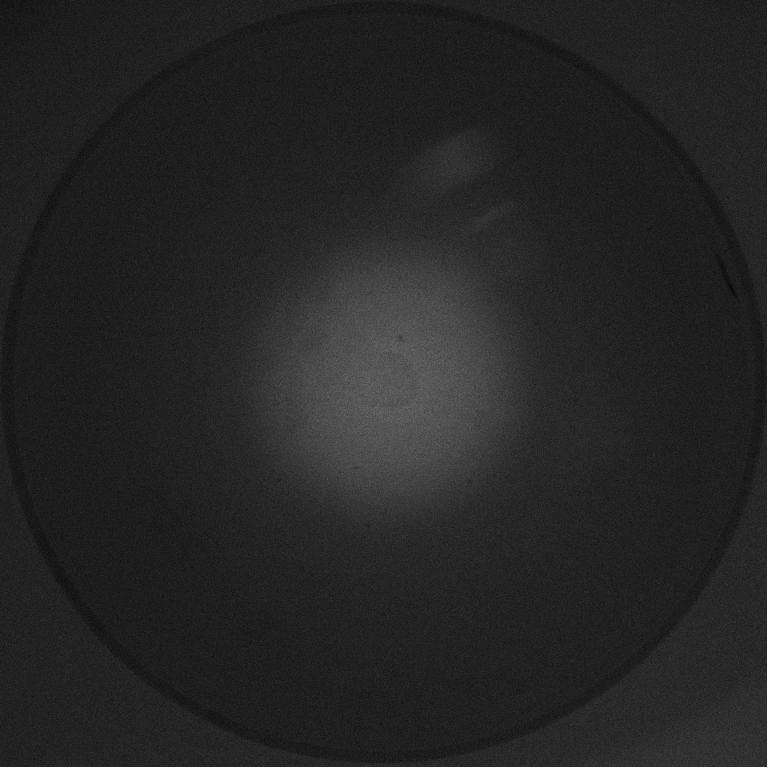
%> input picture Diffusion_estimation/actualrun20151101/pFNK202_12hours_150min_100ms_analyzed2.tif, 1535 x 1535 px (shown at 1/2 size)
$ octave Diffusion2016_FindMaximumLine3.m   (GNU Octave 9; MATLAB toolbox functions it lacks are replaced by stand-ins)
%> lines starting %> are read from the running program, lines starting %| are printed output that depends on the picture
% A program for loading and analyzing fluorescence image from Diffusion experiments.

% Challenges: (1) images may have different sizes; (2) the fluo intensity
% is not centered.

%NOTE:
%timeid=11-14: 12 hrs diffusion set
%timeid=21-24: 20 hrs diffusion set
%timeid=31-34: 28 hrs diffusion set
% subfold=503, plasmid responding to 3OC12HSL
% subfold=202, plasmid responding to C4HSL


for timeid=12:1:12
    subfold = 202 ;

    %row=510; %col=700;
    if mod(timeid,10)==1
        close all;
    end

    %time_series =[0, 2.9, 5.5, 9.25]; % experiment from my previous studies
    time_series = [0, 150, 300, 480]; % experiment from Nicholas studies

    % Frame shift
    if (subfold==503)
        shift(11:14)=[0, 0 , 0, 30];
        shift(21:24)=[0, 0 , 0, 0];
        shift(31:34)=[0, 0 , 0, -20];
    end

    if (subfold==202)
        shift(11:14)=[0, 3, 20, 10];
        shift(21:24)=[0, 3, 4, 3];
        shift(31:34)=[0, 3 , 3, 6];
    end

    %Record exposure time
    if subfold ==202
        %row=510;
        expo = 0.1 ;
    end
    if subfold ==503
        %row=480;
        expo = 0.2 ;
    end

    % Specify left, right and middle lines to the intensity figure.
    if subfold==202
        left1=120; % left line
        right1=1600-150; % right line
    elseif subfold==503
        left1=120; % left line
        right1=1600-230; % right line
    else
        ;
    end
    mid1=(left1+right1)./2; % middle line
    X_length = (right1-left1) ; % length of the space

    %%%%%%%%%%%%%%%%% Open the image files %%%%%%%%%%%%%%%%%%%%%%%%

    %Pathx=['.\Old_images\', num2str(subfold) '\'];
    Pathx=['.\ActualRun20151101\'];

    %pFNK202
    if (subfold == 202)
        switch timeid
            case 11
                name=['pFNK202_12hours_0min_100ms_analyzed2.tif'];
            case 12
                name=['pFNK202_12hours_150min_100ms_analyzed2.tif'];
            case 13
                name=['pFNK202_12hours_300min_100ms_analyzed2.tif'];
            case 14
                 name=['pFNK202_12hours_480min_100ms_analyzed2.tif'];
            case 21
                name=['pFNK202_20hours_480min_100ms_analyzed2.tif'];
            case 22
                name=['pFNK202_20hours_630min_100ms_analyzed2.tif'];
            case 23
                name=['pFNK202_20hours_780min_100ms_analyzed2.tif'];
            case 24
                name=['pFNK202_20hours_960min_100ms_analyzed2.tif'];
            case 31
                name=['pFNK202_28hours_960min_100ms_analyzed2.tif'];
            case 32
                name=['pFNK202_28hours_1110min_100ms_analyzed2.tif'];
            case 33
                name=['pFNK202_28hours_1260min_100ms_analyzed2.tif'];
            case 34
                name=['pFNK202_28hours_1440min_100ms_analyzed2.tif'];
            otherwise
                ;
        end
    end

    %pFNK503
    if (subfold == 503)
        switch timeid
            case 11
                name=['pFNK503_12hours_0min_200ms_analyzed2.tif'];
            case 12
                name=['pFNK503_12hours_150min_200ms_analyzed2.tif'];
            case 13
                name=['pFNK503_12hours_300min_200ms_analyzed2.tif'];
            case 14
                name=['pFNK503_12hours_480min_200ms_analyzed2.tif'];
            case 21
                name=['pFNK503_20hours_480min_200ms_analyzed2.tif'];
            case 22
                name=['pFNK503_20hours_630min_200ms_analyzed2.tif'];
            case 23
                name=['pFNK503_20hours_780min_200ms_analyzed2.tif'];
            case 24
                %name=['pFNK503_20hours_960min_200ms_analyzed2.tif'];
                %name=['pFNK503_20hours_960min_200ms_analyzed2-1.tif'];
                %name=['pFNK503_20hours_960min_200ms_analyzed2-2.tif'];
                name=['pFNK503_20hours_960min_200ms_analyzed2-3.tif'];
            case 31
                name=['pFNK503_28hours_960min_200ms_analyzed2.tif'];
            case 32
                name=['pFNK503_28hours_1110min_200ms_analyzed2.tif'];
            case 33
                name=['pFNK503_28hours_1260min_200ms_analyzed2.tif'];
            case 34
                name=['pFNK503_28hours_1440min_200ms_analyzed2.tif'];
            otherwise
                ;
        end
    end


    % Read the image file
    filedex = [Pathx, name];
    Pic = imread(filedex);
%> Pic is the input picture: size 1535x1535x3 uint8; mean R, G, B 37.2, 37.2, 37.2

    Pd = double(Pic) ;

    size(Pd)
%> ans = [1535 1535 3]

    % Convert the image to gray scale
    PicGray=rgb2gray(Pic);

    figure(102);
    imshow(PicGray);

    %%%%%%%%%%%%%%%%%%%%%%%%%%%%%%%%%%%%%%%%%%%%%%%%%%%%%%
    % figure,
    % imshow(Pic,'InitialMagnification', 'fit');
    %%%%%%%%%%%%%%%%%%%%%%%%%%%%%%%%%%%%%%%%%%%%%%%%%%%%%%


    % row=480;
    % col=700;
    Nxy=size(Pd);
%> Nxy = [1535 1535 3]

    color=['r', 'm', 'g', 'b', 'k', 'c', 'y'];
    %       1    2    3    4    5    6    7

    %space= [1:size(Pd,2)]-shift(timeid);
    %space= [1:size(PicGray,2)]-shift(timeid);

    ShiA = 3*2;
    Shi_size = ShiA/3;
    col_ind = 0;
    tot_color = [];
    tot_PicGray = zeros(1, length(PicGray(1,:)));

    for shifter = -ShiA:Shi_size:ShiA
        col_ind = col_ind + 1;
        space= [1:size(PicGray,2)]; % space as the column length of the image
        % If need a normalization in space, "space" shall be scaled.

        row0 = floor(size(PicGray,1)/2); % half of the row length of the image (i.e., middle of the horizontal direction of the imge)
        row_shifted = row0 + shifter; % scan around the middle horizontal line

        figure(10); hold on; % plot the scanned lines around the horizontal middle
        plot(space,PicGray(row_shifted,:),[color(col_ind)]);

% [6 lines of commented-out code are left out]


        tot_color = [tot_color, sum(PicGray(row_shifted,:))./length(PicGray(row_shifted,:))];
        tot_PicGray = tot_PicGray + double(PicGray(row_shifted,:));

        figure(20);
        subplot(3,3,col_ind);
        plot(space,PicGray(row_shifted,:),[color(col_ind)]);
        Ylimit = max(PicGray(row_shifted,:));
        %axis([0 max(space) 0 200]);

        figure(25);
        hold on;
        plot(space,PicGray(row_shifted,:),[color(col_ind)]);
        Ylimit = max(PicGray(row_shifted,:));

        grid on;
    end
%> this loop made 7 passes
%> tot_color on passes 1 to 7: 48.53, [48.53 48.71], [48.53 48.71 48.91], [48.53 48.71 48.91 48.41], [48.53 48.71 48.91 48.41 48.58], [48.53 48.71 48.91 48.41 48.58 48.77], [48.53 48.71 48.91 48.41 48.58 48.77 48.49]
%> after the loop, col_ind = 7; tot_PicGray = 1535 values, max 1785 at index 1535, min 158 at index 19, mean 340.4
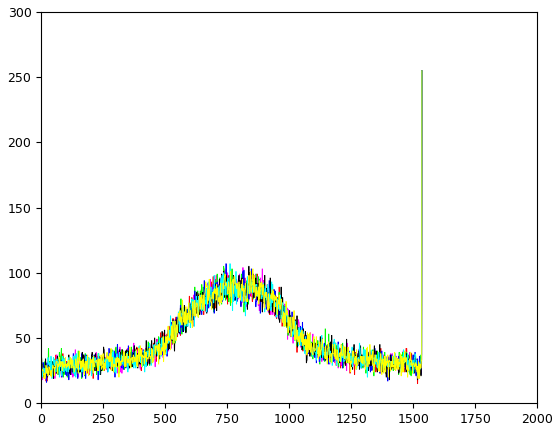
%> figure redrawn from the program's plot data; curve peaks at x = 1535, y = 255
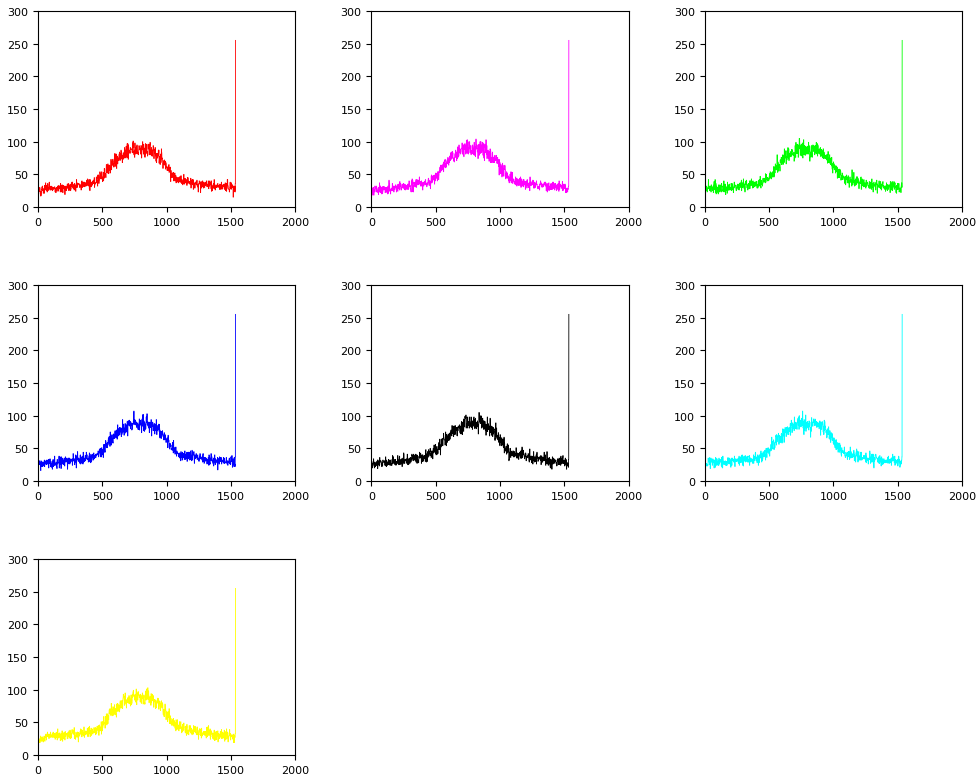
%> figure redrawn from the program's plot data, 7 panels; panel 1: curve peaks at x = 1535, y = 255
    %hold on;
    box on;
%> figure, not shown here; curve peaks at x = 1535, y = 255

    %Plot the averaged fluo intensity
    figure(30)
    hold on;
    space2= [1:size(PicGray,2)]+shift(timeid);
%> space2 = 1535 values from 4 to 1538
    meanPicGray = tot_PicGray./(2*ShiA/Shi_size +1);
%> meanPicGray = 1535 values, max 255 at index 1535, min 22.57 at index 19, mean 48.63
    mean_color = ['r', 'm', 'g', 'b'];
    color_ind = mean_color(mod(timeid,10));
    plot(space2,meanPicGray,color_ind);
    grid on;
    box on;
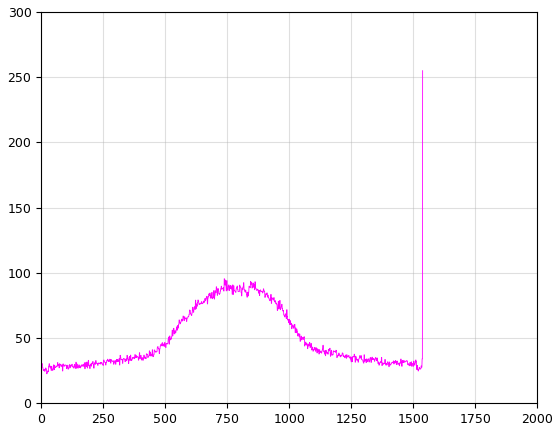
%> figure redrawn from the program's plot data; curve peaks at x = 1538, y = 255

    %%%%%%%%%%%%%%%%%%%%%%%%%%%%%%%%%%%%%%%%%%%%%%%%%%%%%%%%%%%%%%%%%%%%%
    Jleft = find(space2==left1);
%> Jleft = 117
    Jright = find(space2==right1);
%> Jright = 1447
    Xnorm1 = space2(Jleft:Jright);
%> Xnorm1 = 1331 values from 120 to 1450
    Ynorm1 = meanPicGray(Jleft:Jright);
%> Ynorm1 = 1331 values, max 95.43 at index 619, min 26.43 at index 57, mean 51.53
    figure (40)
    hold on; plot(Xnorm1, Ynorm1,color_ind);
    grid on; box on;
%> after `box on`:
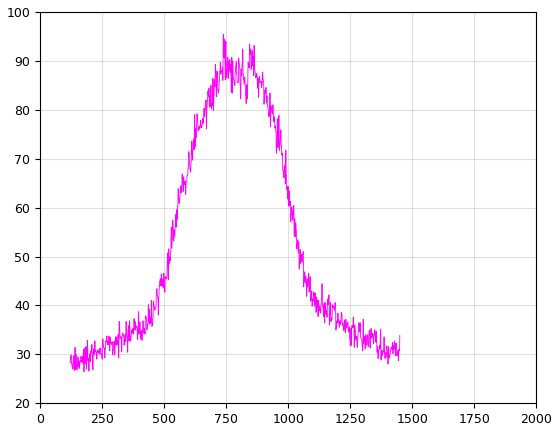
%> figure redrawn from the program's plot data; curve peaks at x = 738, y = 95.43

    figure (41)
    Xnorm2 = Xnorm1-mid1;
%> Xnorm2 = 1331 values from -665 to 665
    hold on; plot(Xnorm2,Ynorm1,color_ind);
    grid on; box on;
    axis([(left1-mid1) (right1-mid1) 0 300]);
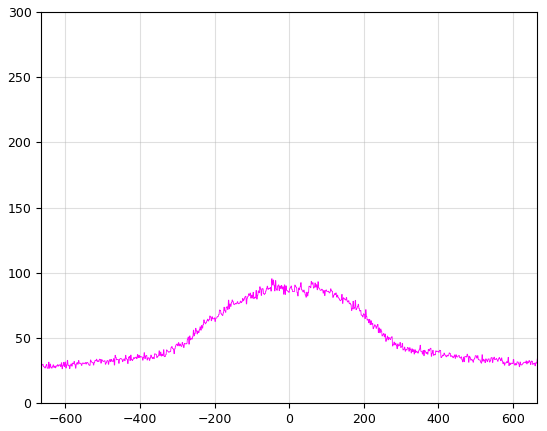
%> figure redrawn from the program's plot data; curve peaks at x = -47, y = 95.43

    figure (42)
    Xnorm3 = Xnorm2/(X_length/2);
    hold on; plot(Xnorm3,Ynorm1,color_ind);
    grid on; box on;
    axis([(left1-mid1)/(X_length/2) (right1-mid1)/(X_length/2) 0 300]);
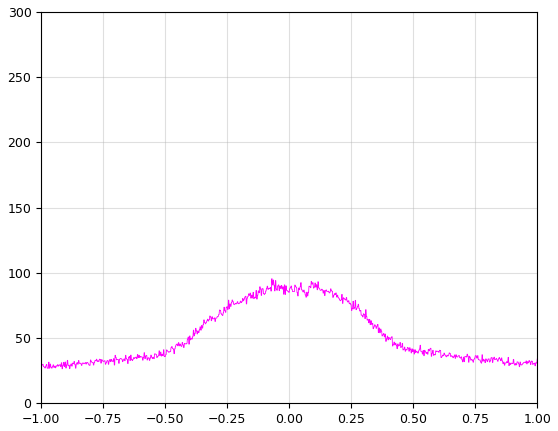
%> figure redrawn from the program's plot data; curve peaks at x = -0.0707, y = 95.43

    figure (43)
    % Find the scaling factor from pixals to dimension (cm)
    if (subfold == 202)
        plate_pixal = 1525;
    elseif (subfold == 503)
        plate_pixal = 1465;
    end
    plate_diameter = 9 ; % 9 cm plate
    Xnorm4 = Xnorm2*plate_diameter/plate_pixal;
    hold on; plot(Xnorm4,Ynorm1,color_ind);
    grid on; box on;
    %axis([(left1-mid1)/(X_length/2) (right1-mid1)/(X_length/2) 0 300]);
    axis([-4 4 0 260])


% [17 lines of commented-out code are left out]
    [M,I] = max(tot_color);
%> M = 48.91; I = 3

    title(['AHL diffusion. Exp.:  pFNK=', ...
        num2str(subfold)  ', expo=' num2str(expo) ] );
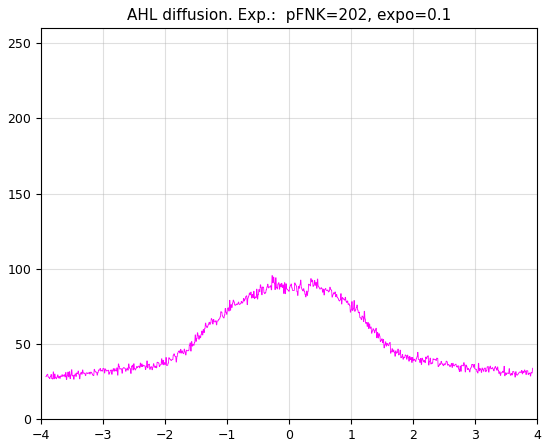
%> figure redrawn from the program's plot data; curve peaks at x = -0.277, y = 95.43

    %Save data into a file.
    fp=fopen(['.\ActualRun20151101\' num2str(subfold), '-', num2str(timeid), '.txt'],'wt');
    for j=1:size(Ynorm1,2)
        %fprintf(fp, '%d\t%d\n',space(j),Pd(row,j));
        %fprintf(fp, '%d\t%d\n',space(j),Pd(row,j));
        fprintf(fp, '%d\t%d\n',Xnorm4(j),Ynorm1(j));
    end
    fclose(fp);

    size(PicGray);

end


figure(30);
x1=[left1, left1];
y1=[0, 300];
hold on;    plot(x1, y1, 'k','linewidth', 2.0);
x1=[right1, right1];
y1=[0, 300];
hold on;    plot(x1, y1, 'k','linewidth', 2.0);
x1=[mid1, mid1];
y1=[0, 300];
hold on;    plot(x1, y1, 'y','linewidth', 2.0);

$ run again, with Diffusion_estimation/actualrun20151101/pFNK503_20hours_960min_200ms_analyzed2.tif copied over Diffusion_estimation/actualrun20151101/pFNK202_12hours_150min_100ms_analyzed2.tif
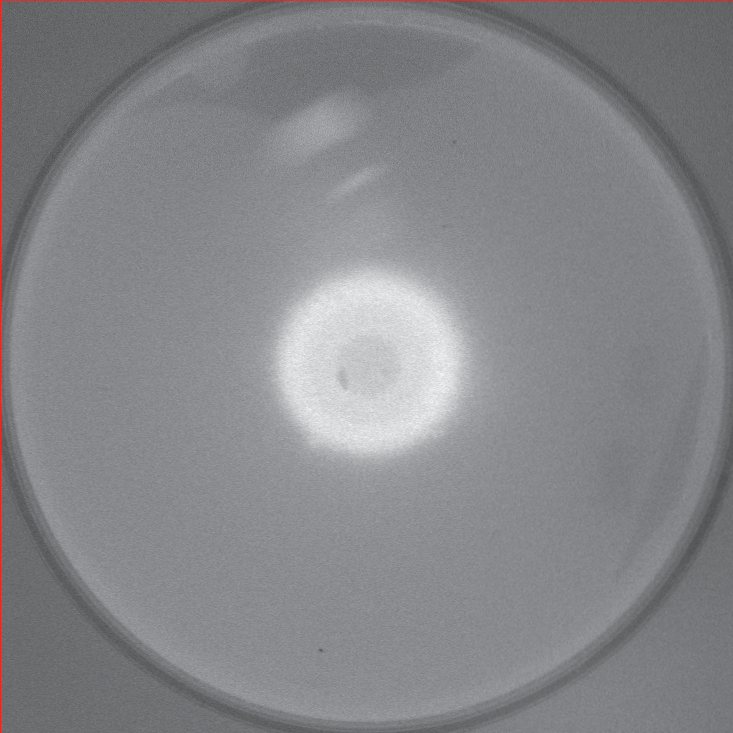
%> input picture Diffusion_estimation/actualrun20151101/pFNK503_20hours_960min_200ms_analyzed2.tif, 1466 x 1465 px (shown at 1/2 size)
%> Pic is the input picture: size 1465x1466x3 uint8; mean R, G, B 133, 134, 136.8
%> the loop `for shifter = -ShiA:Shi_size:ShiA` made 7 passes
%> tot_color on passes 1 to 7: 156.6, [156.6 156.7], [156.6 156.7 157], [156.6 156.7 157 156.6], [156.6 156.7 157 156.6 156.4], [156.6 156.7 157 156.6 156.4 156.4], [156.6 156.7 157 156.6 156.4 156.4 156.3]
%> after the loop `for shifter = -ShiA:Shi_size:ShiA`: col_ind = 7; tot_PicGray = 1466 values, max 1617 at index 888, min 679 at index 1, mean 1096
%> after the loop `for shifter = -ShiA:Shi_size:ShiA`:
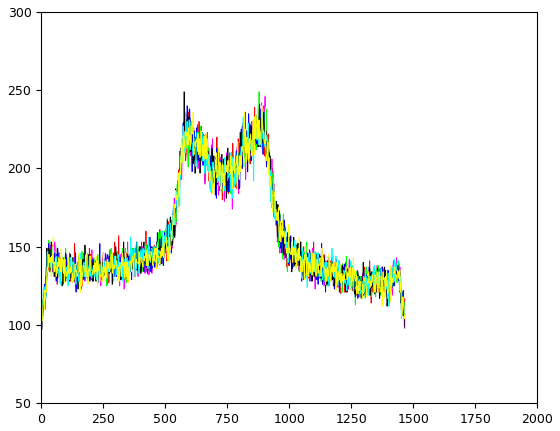
%> figure redrawn from the program's plot data; curve peaks at x = 888, y = 240; curve peaks at x = 902, y = 246; curve peaks at x = 878, y = 249; curve peaks at x = 880, y = 241
%> meanPicGray = 1466 values, max 231 at index 888, min 97 at index 1, mean 156.6
%> Ynorm1 = 1331 values, max 231 at index 772, min 119.6 at index 1280, mean 159.1
%> M = 157; I = 3
%> `plot(x1, y1, 'y','linewidth', 2.0)`:
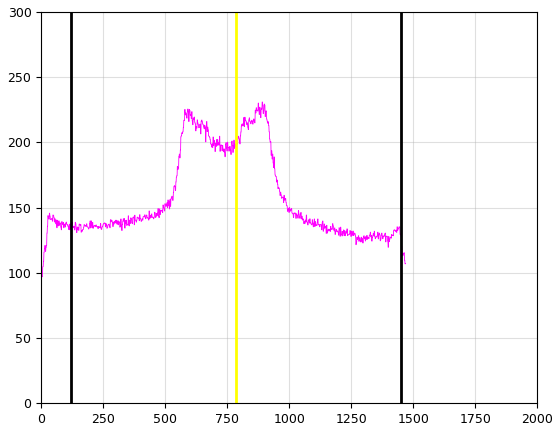
%> figure redrawn from the program's plot data; curve peaks at x = 891, y = 231
